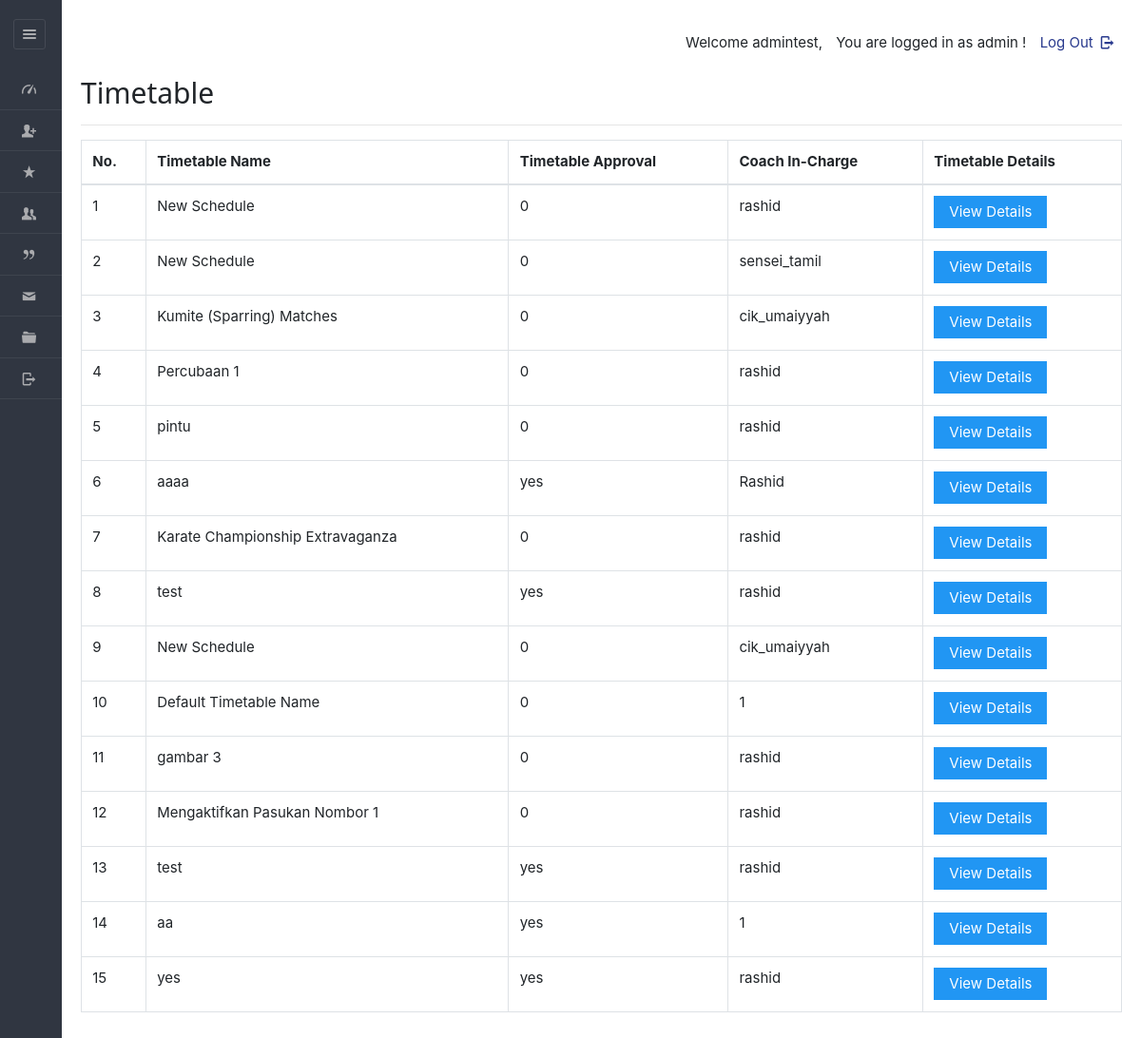
The page /dashboard/admin/viewroutine.php (signed in) on the database as committed earlier.
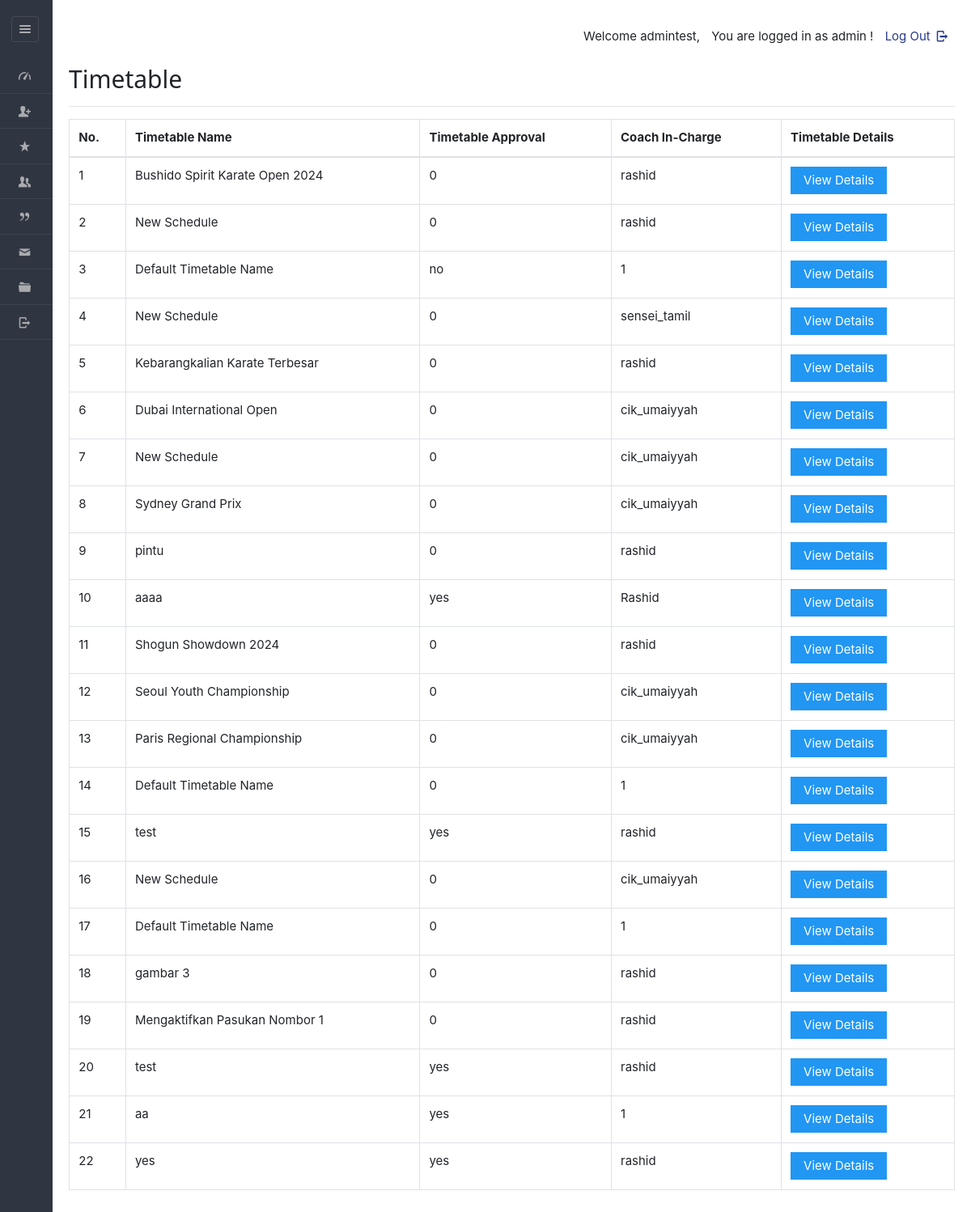
The same page on the database as committed later.
### tables this page shows
CREATE TABLE IF NOT EXISTS `sports_timetable` (
  `tid` varchar(45) NOT NULL,
  `planid` varchar(50) DEFAULT NULL,
  `staffid` varchar(50) DEFAULT NULL,
  `tname` varchar(45) NOT NULL,
  `hasApproved` varchar(10) NOT NULL,
  PRIMARY KEY (`tid`)
);

### dashboard/admin/viewroutine.php (the view, shortened to what this page needs)
<!DOCTYPE html>
<html lang="en">
<head>
	<link rel="stylesheet" href="../../css/style.css"  id="style-resource-5">
    <link rel="stylesheet" href="../../css/dashMain.css">
    <link rel="stylesheet" type="text/css" href="../../css/entypo.css">
	<link href="a1style.css" rel="stylesheet" type="text/css">
	<link rel="stylesheet" href="../../css/bootstrap.min.css">
	<link rel="stylesheet" href="../../css/dashboard/sidebar.css">
</head>
     <body class="page-body  page-fade" onload="collapseSidebar()">
    	<div class="page-container sidebar-collapsed" id="navbarcollapse">
		<div class="sidebar-menu">
			<header class="logo-env">
					<div class="sidebar-collapse" onclick="collapseSidebar()">
				<a href="#" class="sidebar-collapse-icon with-animation">
					<i class="entypo-menu"></i>
				</a>
			</div>
			</header>
    		<?php include('nav.php'); ?>
    	</div>
    		<div class="main-content">
				<div class="row">
					<div class="col-md-6 col-sm-8 clearfix">
					</div>
					<div class="col-md-6 col-sm-4 clearfix hidden-xs">
						<ul class="list-inline links-list pull-right">
							<li>
								<a href="logout.php">
									Log Out <i class="entypo-logout right"></i>
								</a>
							</li>
						</ul>
					</div>
				</div>
			<h2>Timetable</h2>
		<hr />
		<table class="table table-bordered datatable" id="table-1" border=1>
				<tr>
					<th>No.</th>
					<th>Timetable Name</th>
					<th>Timetable Approval</th>
					<th>Coach In-Charge</th>
					<th>Timetable Details</th>
				</tr>
				<tbody>
				<?php
					$query  = "select * from sports_timetable";
					$result = mysqli_query($con, $query);
					$sno    = 1;
					if (mysqli_affected_rows($con) != 0)
					{
					    while ($row = mysqli_fetch_array($result, MYSQLI_ASSOC))
						{
					                echo "<tr><td>".$sno."</td>";
					                echo "<td>" . $row['tname'] . "</td>";
									echo "<td>" . $row['hasApproved'] . "</td>";
									echo "<td>" . $row['staffid'] . "</td>";
					                $sno++;
					              echo '<td><a href="viewdetailroutine.php?id='.$row['tid'].'"><input type="button" class="a1-btn a1-blue" value="View Details" ></a></td></tr>';
					    }
					}
					?>
				</tbody>
		</table>
    	</div>
    </body>
</html>

### dashboard/admin/nav.php (shortened to what this page needs)
<ul id="main-menu">
    <?php if (isset($_SESSION['is_admin_logged_in']) && $_SESSION['is_admin_logged_in']) { ?>
        <li id="dash"><a href="index.php" onclick="checkForChangesAndNavigate(event, 'index.php')"><i class="entypo-gauge"></i><span>Dashboard</span></a></li>
        <li id="regis"><a href="new_entry.php" onclick="checkForChangesAndNavigate(event, 'new_entry.php')"><i class="entypo-user-add"></i><span>New Registration</span></a></li>
        <li id="paymnt"><a href="payments.php" onclick="checkForChangesAndNavigate(event, 'payments.php')"><i class="entypo-star"></i><span>Payments</span></a></li>
        <li class="active"><a href="view_mem.php" onclick="checkForChangesAndNavigate(event, 'view_mem.php')"><i class="entypo-users"></i><span>Members</span></a></li>
        <li><a href="view_plan.php" onclick="checkForChangesAndNavigate(event, 'view_plan.php')"><i class="entypo-quote"></i><span>Event Planning</span></a></li>
        <li id="messageCenter"><a href="messageCenter.php" onclick="checkForChangesAndNavigate(event, 'messageCenter.php')"><i class="entypo-mail"></i><span>Message Center</span></a></li>
        <li id="adminprofile"><a href="more-userprofile.php" onclick="checkForChangesAndNavigate(event, 'more-userprofile.php')"><i class="entypo-folder"></i><span>Profile</span></a></li>
        <li><a href="logout.php"><i class="entypo-logout"></i><span>Logout</span></a></li>
    <?php } ?>
</ul>

### css/style.css (style rules this page uses)
html { font-size: 62.5%; font-family: sans-serif; }
div { display: block; }
body { font-family: "Noto Sans", sans-serif, "Helvetica Neue", Helvetica, Arial, sans-serif; font-size: 12px; line-height: 1.428571429; display: block; margin: 0; }
*, *:before, *:after { box-sizing: border-box; }
a { text-decoration: none; background: transparent; }
input, button, select, textarea { font-family: inherit; font-size: inherit; line-height: inherit; }
button, input { line-height: normal; }
button, input, select, textarea { font-family: inherit; font-size: 100%; margin: 0; }
input { background-color: white; cursor: text; padding: 1px; border-width: 2px; border-style: inset; border-color: initial; border-image: initial; }
input, textarea, select, button { text-rendering: auto; color: initial; letter-spacing: normal; word-spacing: normal; text-transform: none; text-indent: 0px; text-shadow: none; display: inline-block; text-align: start; margin: 0em; font: 400 13.3333px Arial; }
button, html input[type="button"], input[type="reset"], input[type="submit"] { cursor: pointer; }
a { color: #373e4a; text-decoration: none; }
a { background: transparent; }
a { color: #373e4a; }
.page-container { position: relative; padding-left: 280px; }
.page-container .sidebar-menu { position: absolute; width: 280px; top: 0; left: 0; bottom: 0; background: #303641; color: #aaabae; z-index: 1; min-height: 796px; box-sizing: border-box; }
.page-container .sidebar-menu .logo-env { width: 100%; padding: 35px; padding-bottom: 10px; box-sizing: border-box; }
.page-container.sidebar-collapsed { padding-left: 65px; }
.page-container.sidebar-collapsed .sidebar-menu { z-index: 4; width: 65px; }
.page-container.sidebar-collapsed .sidebar-menu .logo-env { display: block; padding: 20px; }
.page-container .sidebar-menu .logo-env:before, .page-container .sidebar-menu .logo-env:after { content: " "; display: table; }
.page-container .sidebar-menu .logo-env > div { display: block; vertical-align: middle; white-space: nowrap; float: left; }
.page-container .sidebar-menu .logo-env > div > a { display: inline-block; color: #aaabae; }
.page-container.sidebar-collapsed .sidebar-menu .logo-env > div.sidebar-collapse { display: block; padding: 0; left: 3px; }
.page-container .sidebar-menu .logo-env > div.sidebar-collapse, .page-container .sidebar-menu .logo-env > div.sidebar-mobile-menu { position: relative; float: right; }
.page-container .sidebar-menu .logo-env > div.sidebar-collapse a, .page-container .sidebar-menu .logo-env > div.sidebar-mobile-menu a { display: inline-block; border: 1px solid #454a54; text-align: center; padding: 0; line-height: 1; font-size: 20px; font-weight: 300; padding: 5px 2px; background-clip: padding-box; border-radius: 3px; transition: all 200ms ease-in-out; }
.page-container .sidebar-menu .logo-env:after { clear: both; }
.page-container .sidebar-menu #main-menu { list-style: none; margin: 0; padding: 0; margin-bottom: 20px; }
ul, ol { margin-top: 0; margin-bottom: 8.5px; }
ul, menu, dir { display: block; list-style-type: disc; }
.page-container .sidebar-menu #main-menu li { position: relative; margin: 0; font-size: 12px; border-bottom: 1px solid rgba(69, 74, 84, 0.7); }
li { display: list-item; }
.page-container .sidebar-menu #main-menu li a { position: relative; display: block; padding: 10px 20px; color: #aaabae; z-index: 2; transition: color 250ms ease-in-out, background-color 250ms ease-in-out; }
.page-container .sidebar-menu #main-menu li a i { top: 1px; }
.page-container .sidebar-menu #main-menu li i { position: relative; font-size: 15px; margin-right: 5px; }
i, cite, em, var, address, dfn { font-style: italic; }

### css/entypo.css (style rules this page uses)
[class^="entypo-"]:before, [class*=" entypo-"]:before { font-family: "entypo"; font-style: normal; font-weight: normal; speak: none; display: inline-block; text-decoration: inherit; width: 1em; margin-right: .2em; text-align: center; font-variant: normal; text-transform: none; line-height: 1em; margin-left: .2em; }
.entypo-mail:before { content: '\e805'; }
.entypo-star:before { content: '\e808'; }
.entypo-users:before { content: '\e80b'; }
.entypo-user-add:before { content: '\e80c'; }
.entypo-menu:before { content: '\e811'; }
.entypo-quote:before { content: '\e833'; }
.entypo-folder:before { content: '\e850'; }
.entypo-logout:before { content: '\e85d'; }
.entypo-gauge:before { content: '\e8de'; }

Rows that differ between the two databases and show on the page:
removed sports_timetable: tname "Kumite (Sparring) Matches", hasApproved "0", staffid "cik_umaiyyah"
removed sports_timetable: tname "Percubaan 1", hasApproved "0", staffid "rashid"
removed sports_timetable: tname "Karate Championship Extravaganza", hasApproved "0", staffid "rashid"
added sports_timetable: tname "Bushido Spirit Karate Open 2024", hasApproved "0", staffid "rashid"
added sports_timetable: tname "Default Timetable Name", hasApproved "no", staffid "1"
added sports_timetable: tname "Kebarangkalian Karate Terbesar", hasApproved "0", staffid "rashid"
added sports_timetable: tname "Dubai International Open", hasApproved "0", staffid "cik_umaiyyah"
added sports_timetable: tname "New Schedule", hasApproved "0", staffid "cik_umaiyyah"
added sports_timetable: tname "Sydney Grand Prix", hasApproved "0", staffid "cik_umaiyyah"
added sports_timetable: tname "Shogun Showdown 2024", hasApproved "0", staffid "rashid"
added sports_timetable: tname "Seoul Youth Championship", hasApproved "0", staffid "cik_umaiyyah"
added sports_timetable: tname "Paris Regional Championship", hasApproved "0", staffid "cik_umaiyyah"
added sports_timetable: tname "Default Timetable Name", hasApproved "0", staffid "1"
